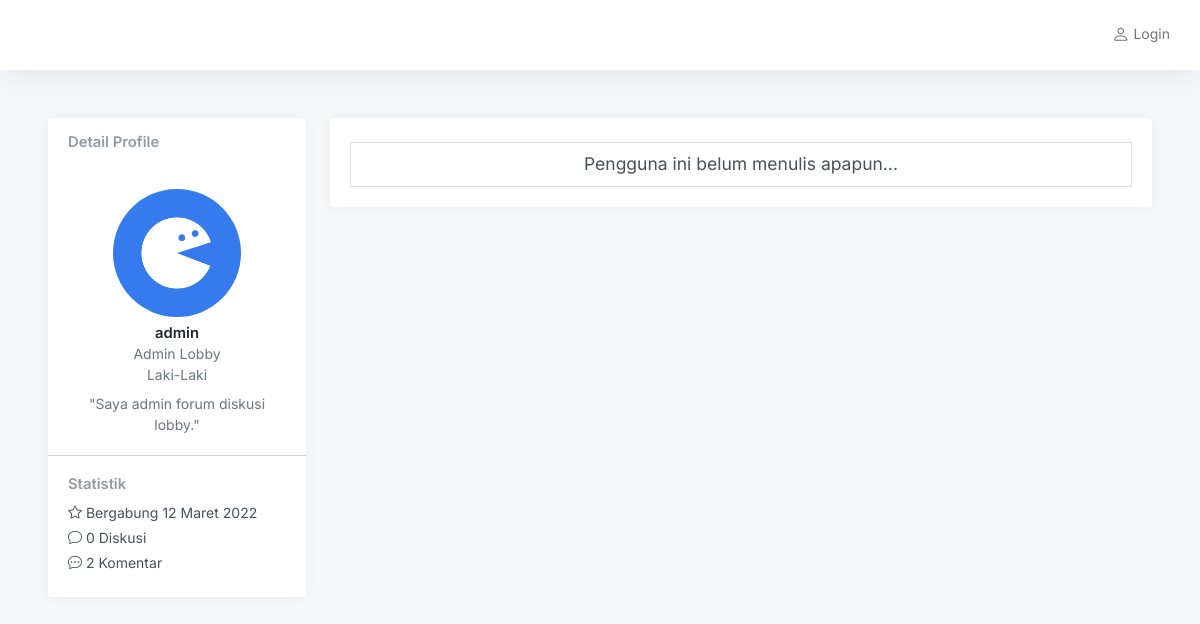
Screenshot of /admin/profile.php?id=admin with the database file from the repository.
### tables this page shows
CREATE TABLE `account` (
  `username` varchar(50) NOT NULL,
  `password` varchar(100) NOT NULL,
  `email` varchar(100) NOT NULL,
  `nama` varchar(100) NOT NULL,
  `gender` enum('Laki-Laki','Perempuan') DEFAULT NULL,
  `bio` varchar(250) DEFAULT NULL,
  `photo` varchar(9999) DEFAULT NULL,
  `dibuat` date DEFAULT NULL,
  `blokir` date DEFAULT NULL,
  `token` varchar(100) NOT NULL,
  `akses` enum('admin','user','blokir') NOT NULL,
  `verifikasi` enum('Sudah','Belum') NOT NULL,
  PRIMARY KEY (`username`)
);

### admin/profile.php (the view, shortened to what this page needs)
<?php
include "../config.php";
$profile = $_GET['id'];
?>
<!DOCTYPE html>
<html lang="en">
<?php
include "php/head.php";
?>
<body>
    <div class="wrapper">
        <div class="main">
            <?php
            include "php/navbar.php";
            ?>
            <main class="content">
                <div class="container-fluid p-0 mb-7">
                    <div class="row">
                        <div class="col-md-4 col-xl-3">
                            <?php
                            $profile_data = mysqli_query($conn, "SELECT username,nama,gender,bio,photo,
                            DATE_FORMAT(dibuat, '%d') AS tglgabung, DATE_FORMAT(dibuat,'%M') AS blngabung,DATE_FORMAT(dibuat,'%Y') AS thngabung
                            FROM account WHERE username = '$profile'");
                            while ($row = mysqli_fetch_array($profile_data)) {
                                $data_photo = $row['photo'];
                                if ($data_photo == NULL) {
                                    $data_photo = "default_image.png";
                                }
                                $profile_bio = $row['bio'];
                                $jumlahpost = mysqli_query($conn, "SELECT COUNT(username) AS jumlah FROM post WHERE username = '$profile' AND kategori !=1");
                                while ($jml = mysqli_fetch_array($jumlahpost)) {
                                    $post_count = $jml['jumlah'];
                                }
                                $jumlahcomment = mysqli_query($conn, "SELECT COUNT(username) AS jumlah FROM komentar WHERE username = '$profile'");
                                while ($jml = mysqli_fetch_array($jumlahcomment)) {
                                    $comment_count = $jml['jumlah'];
                                }
                                $profile_tglgabung = $row['tglgabung'];
                                $profile_blngabung = $row['blngabung'];
                                $profile_thngabung = $row['thngabung'];
                            ?>
                                <div class="card mb-3">
                                    <div class="card-header">
                                        <h5 class="card-title mb-0">Detail Profile</h5>
                                    </div>
                                    <div class="card-body text-center">
                                        <img src="img/user/<?php echo $data_photo; ?>" class="rounded-circle mb-2" height="128" />
                                        <h5 class="card-title mb-0 text-dark"><?php echo $row['username']; ?></h5>
                                        <div class="text-muted"><?php echo $row['nama']; ?></div>
                                        <div class="text-muted mb-2"><?php echo $row['gender']; ?></div>
                                        <div class="text-muted">"<?php echo $profile_bio; ?>"</div>
                                    </div>
                                    <hr class="my-0" />
                                    <div class="card-body">
                                        <h5 class="h6 card-title">Statistik</h5>
                                        <ul class="list-unstyled mb-0">
                                            <li class="mb-1"><i class="bi bi-star"></i> Bergabung <?php echo $profile_tglgabung . " " . $profile_blngabung . " " . $profile_thngabung; ?></li>
                                            <li class="mb-1"><i class="bi bi-chat"></i></i> <?php echo $post_count; ?> Diskusi</li>
                                            <li class="mb-1"><i class="bi bi-chat-dots"></i> <?php echo $comment_count; ?> Komentar</li>
                                        </ul>
                                    </div>
                                </div>
                            <?php
                            }
                            ?>
                        </div>
                        <div class="col-md-8 col-xl-9">
                            <div class="card">
                                <div class="card-body h-100">
                                    <?php
                                    $sql_query = "SELECT post.id,post.judul,post.konten,post.username,post.kategori,
              DATE_FORMAT(waktu, '%d') AS tgl,DATE_FORMAT(waktu, '%M') AS bln,DATE_FORMAT(waktu, '%Y') AS thn,
              DATE_FORMAT(waktu, '%H:%i WIB') AS jam
              FROM post INNER JOIN kategori ON post.kategori = kategori.id
              WHERE post.kategori !='1' AND post.username = '$profile' ORDER BY post.id DESC";
                                    $post = mysqli_query($conn, $sql_query);
                                    $count = mysqli_num_rows($post);
                                    ?>
                                    <?php
                                    if ($count <= 0) {
                                    ?>
                                        <div class="d-flex align-items-start">
                                            <div class="border text-sm dark mt-1 w-100 fs-4 p-2" align="center">
                                                Pengguna ini belum menulis apapun...
                                            </div>
                                        </div>
                                    <?php
                                    }
                                    ?>
                                </div>
                            </div>
                        </div>
                    </div>
                </div>
            </main>
        </div>
    </div>
</body>
</html>

### rows the page displays
account: username "admin", nama "Admin Lobby", gender "Laki-Laki", bio "Saya admin forum diskusi lobby.", profile_tglgabung "12", profile_blngabung "Maret", profile_thngabung "2022", post_count "0", comment_count "2"
